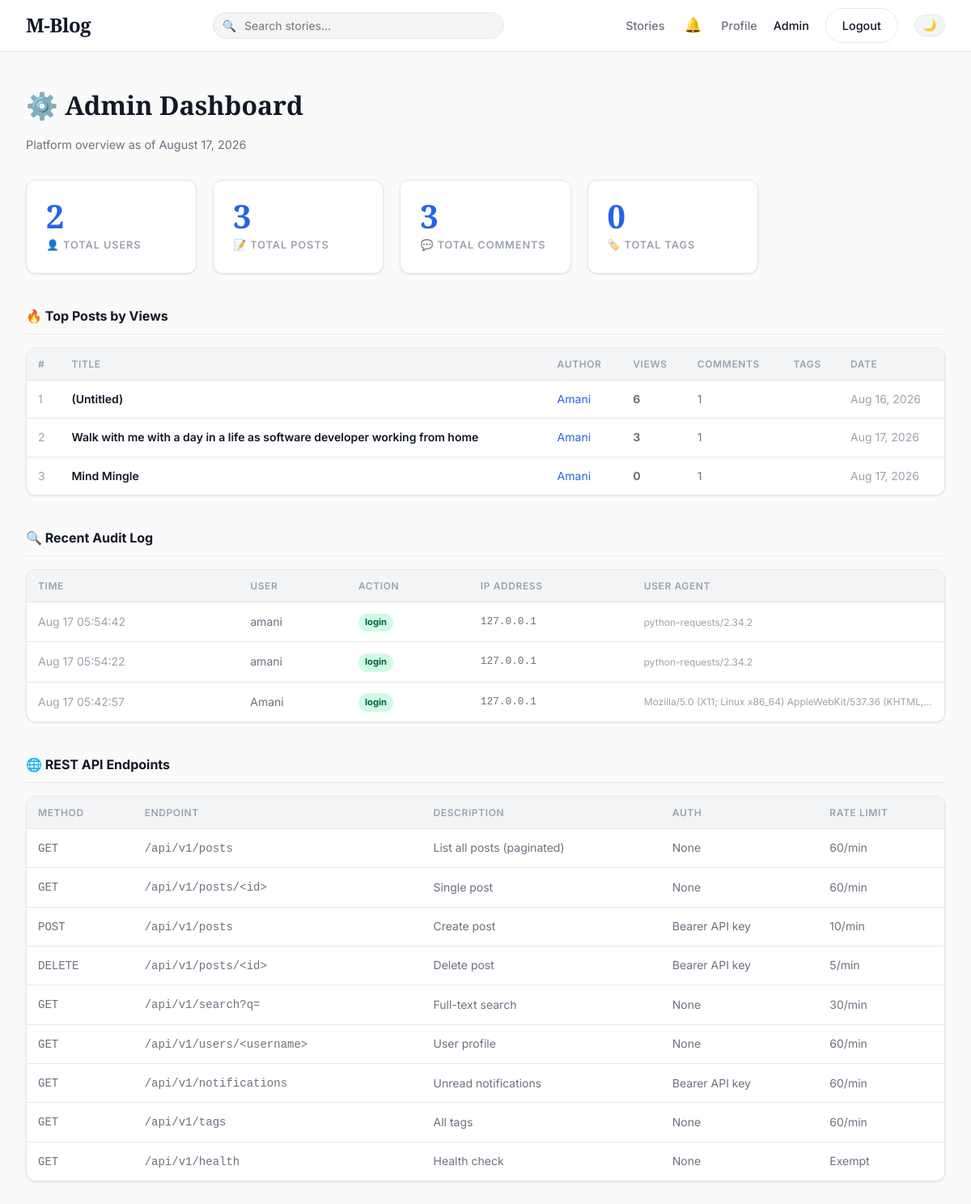
The page /admin (signed in) on the database its author committed.
### app/models.py (models this page shows, shortened)
class Post(db.Model):
    id: so.Mapped[int] = so.mapped_column(primary_key=True)
    title: so.Mapped[Optional[str]] = so.mapped_column(sa.String(140))
    body: so.Mapped[str] = so.mapped_column(sa.Text)
    timestamp: so.Mapped[datetime] = so.mapped_column(
        index=True, default=lambda: datetime.now(timezone.utc)
    )
    user_id: so.Mapped[int] = so.mapped_column(sa.ForeignKey(User.id), index=True)
    view_count: so.Mapped[int] = so.mapped_column(
        sa.Integer, default=0, server_default=sa.text('0')
    )
    author: so.Mapped[User] = so.relationship('User', back_populates='posts')
    tags: so.Mapped[list['Tag']] = so.relationship(
        'Tag', secondary=post_tags, back_populates='posts'
    )
    comments: so.WriteOnlyMapped['Comment'] = so.relationship(
        'Comment', back_populates='post', cascade='all, delete-orphan'
    )
    def comments_count(self):
        query = sa.select(sa.func.count()).select_from(
            self.comments.select().subquery())
        return db.session.scalar(query)

class User(UserMixin, db.Model):
    id: so.Mapped[int] = so.mapped_column(primary_key=True)
    username: so.Mapped[str] = so.mapped_column(sa.String(64), index=True)
    email: so.Mapped[str] = so.mapped_column(sa.String(120), index=True, unique=True)
    password_hash: so.Mapped[Optional[str]] = so.mapped_column(sa.String(256))
    about_me: so.Mapped[Optional[str]] = so.mapped_column(sa.String(140))
    last_seen: so.Mapped[Optional[datetime]] = so.mapped_column(
        default=lambda: datetime.now(timezone.utc)
    )
    is_admin: so.Mapped[bool] = so.mapped_column(
        sa.Boolean, default=False, server_default=sa.text('0')
    )
    is_email_verified: so.Mapped[bool] = so.mapped_column(
        sa.Boolean, default=False, server_default=sa.text('1')
    )
    verification_token: so.Mapped[Optional[str]] = so.mapped_column(sa.String(256))
    api_key: so.Mapped[Optional[str]] = so.mapped_column(
        sa.String(64), unique=True, index=True
    )
    github_id: so.Mapped[Optional[str]] = so.mapped_column(sa.String(64))
    posts: so.WriteOnlyMapped['Post'] = so.relationship(
        'Post', back_populates='author'
    )
    comments: so.WriteOnlyMapped['Comment'] = so.relationship(
        'Comment', back_populates='author'
    )
    notifications: so.WriteOnlyMapped['Notification'] = so.relationship(
        'Notification', back_populates='user'
    )
    following: so.WriteOnlyMapped['User'] = so.relationship(
        'User', secondary=followers,
        primaryjoin=(followers.c.follower_id == id),
        secondaryjoin=(followers.c.followed_id == id),
        back_populates='followers'
    )
    followers: so.WriteOnlyMapped['User'] = so.relationship(
        'User', secondary=followers,
        primaryjoin=(followers.c.followed_id == id),
        secondaryjoin=(followers.c.follower_id == id),
        back_populates='following'
    )

class AuditLog(db.Model):
    id: so.Mapped[int] = so.mapped_column(primary_key=True)
    user_id: so.Mapped[Optional[int]] = so.mapped_column(
        sa.ForeignKey(User.id), nullable=True
    )
    username: so.Mapped[Optional[str]] = so.mapped_column(sa.String(64))
    action: so.Mapped[str] = so.mapped_column(sa.String(100))
    ip_address: so.Mapped[Optional[str]] = so.mapped_column(sa.String(45))
    user_agent: so.Mapped[Optional[str]] = so.mapped_column(sa.String(256))
    timestamp: so.Mapped[datetime] = so.mapped_column(
        index=True, default=lambda: datetime.now(timezone.utc)
    )

### app/routes.py (the view)
@app.route('/admin')
@login_required
@admin_required
def admin():
    stats = {
        'users': db.session.scalar(sa.select(sa.func.count()).select_from(User)),
        'posts': db.session.scalar(sa.select(sa.func.count()).select_from(Post)),
        'comments': db.session.scalar(sa.select(sa.func.count()).select_from(Comment)),
        'tags': db.session.scalar(sa.select(sa.func.count()).select_from(Tag)),
    }
    recent_logs = db.session.scalars(
        sa.select(AuditLog).order_by(AuditLog.timestamp.desc()).limit(20)
    ).all()
    top_posts = db.session.scalars(
        sa.select(Post).order_by(Post.view_count.desc()).limit(5)
    ).all()
    return render_template(
        'admin.html', title='Admin', stats=stats,
        recent_logs=recent_logs, top_posts=top_posts,
        now=datetime.now(timezone.utc),
    )

### app/models.py (called while the page is built)
@login.user_loader
def load_user(id):
    return db.session.get(User, int(id))

### app/routes.py (called while the page is built)
def admin_required(f):
    @wraps(f)
    def decorated(*args, **kwargs):
        if not current_user.is_authenticated or not current_user.is_admin:
            abort(403)
        return f(*args, **kwargs)
    return decorated

@app.before_request
def before_request():
    if current_user.is_authenticated:
        current_user.last_seen = datetime.now(timezone.utc)
        db.session.commit()

### app/templates/admin.html (shortened to what this page needs)
{% extends 'base.html' %}
{% block content %}
<div class="admin-header">
    <h1>⚙️ Admin Dashboard</h1>
    <p style="color:var(--text-secondary);font-size:.9rem;">
        Platform overview as of {{ now.strftime('%B %d, %Y') if now else 'today' }}
    </p>
</div>
<div class="stats-grid">
    <div class="stat-card">
        <div class="stat-card-value">{{ stats.users }}</div>
        <div class="stat-card-label">👤 Total Users</div>
    </div>
    <div class="stat-card">
        <div class="stat-card-value">{{ stats.posts }}</div>
        <div class="stat-card-label">📝 Total Posts</div>
    </div>
    <div class="stat-card">
        <div class="stat-card-value">{{ stats.comments }}</div>
        <div class="stat-card-label">💬 Total Comments</div>
    </div>
    <div class="stat-card">
        <div class="stat-card-value">{{ stats.tags }}</div>
        <div class="stat-card-label">🏷️ Total Tags</div>
    </div>
</div>
<div class="admin-section">
    <div class="admin-section-title">🔥 Top Posts by Views</div>
    <div class="table-wrap">
        <table class="data-table">
            <thead>
                <tr>
                    <th>#</th>
                    <th>Title</th>
                    <th>Author</th>
                    <th>Views</th>
                    <th>Comments</th>
                    <th>Tags</th>
                    <th>Date</th>
                </tr>
            </thead>
            <tbody>
                {% for post in top_posts %}
                <tr>
                    <td style="color:var(--text-muted);">{{ loop.index }}</td>
                    <td>
                        <a href="{{ url_for('post_detail', post_id=post.id) }}"
                           style="font-weight:600;color:var(--text-primary);">
                            {{ post.title or '(Untitled)' | truncate(50) }}
                        </a>
                    </td>
                    <td>
                        <a href="{{ url_for('user', username=post.author.username) }}">
                            {{ post.author.username }}
                        </a>
                    </td>
                    <td><strong>{{ post.view_count }}</strong></td>
                    <td>{{ post.comments_count() }}</td>
                    <td>
                    </td>
                    <td style="color:var(--text-muted);">{{ post.timestamp.strftime('%b %d, %Y') }}</td>
                </tr>
                {% else %}
                <tr><td colspan="7" style="text-align:center;color:var(--text-muted);padding:2rem;">No posts yet.</td></tr>
                {% endfor %}
            </tbody>
        </table>
    </div>
</div>
<div class="admin-section">
    <div class="admin-section-title">🔍 Recent Audit Log</div>
    <div class="table-wrap">
        <table class="data-table">
            <thead>
                <tr>
                    <th>Time</th>
                    <th>User</th>
                    <th>Action</th>
                    <th>IP Address</th>
                    <th>User Agent</th>
                </tr>
            </thead>
            <tbody>
                {% for log in recent_logs %}
                <tr>
                    <td style="color:var(--text-muted);white-space:nowrap;">
                        {{ log.timestamp.strftime('%b %d %H:%M:%S') }}
                    </td>
                    <td>{{ log.username or '—' }}</td>
                    <td>
                        {% set action_class = 'login' if 'login' in log.action and 'failed' not in log.action
                            else 'logout' if 'logout' in log.action
                            else 'register' if 'register' in log.action
                            else 'failed' if 'failed' in log.action
                            else '' %}
                        <span class="action-badge {{ action_class }}">{{ log.action }}</span>
                    </td>
                    <td style="font-family:monospace;font-size:.8rem;">{{ log.ip_address or '—' }}</td>
                    <td style="font-size:.75rem;color:var(--text-muted);max-width:200px;overflow:hidden;text-overflow:ellipsis;white-space:nowrap;"
                        title="{{ log.user_agent }}">{{ log.user_agent or '—' }}</td>
                </tr>
                {% else %}
                <tr><td colspan="5" style="text-align:center;color:var(--text-muted);padding:2rem;">No audit events yet.</td></tr>
                {% endfor %}
            </tbody>
        </table>
    </div>
</div>
<div class="admin-section">
    <div class="admin-section-title">🌐 REST API Endpoints</div>
    <div class="table-wrap">
        <table class="data-table">
            <thead><tr><th>Method</th><th>Endpoint</th><th>Description</th><th>Auth</th><th>Rate Limit</th></tr></thead>
            <tbody>
                <tr><td><code>GET</code></td><td><code>/api/v1/posts</code></td><td>List all posts (paginated)</td><td>None</td><td>60/min</td></tr>
                <tr><td><code>GET</code></td><td><code>/api/v1/posts/&lt;id&gt;</code></td><td>Single post</td><td>None</td><td>60/min</td></tr>
                <tr><td><code>POST</code></td><td><code>/api/v1/posts</code></td><td>Create post</td><td>Bearer API key</td><td>10/min</td></tr>
                <tr><td><code>DELETE</code></td><td><code>/api/v1/posts/&lt;id&gt;</code></td><td>Delete post</td><td>Bearer API key</td><td>5/min</td></tr>
                <tr><td><code>GET</code></td><td><code>/api/v1/search?q=</code></td><td>Full-text search</td><td>None</td><td>30/min</td></tr>
                <tr><td><code>GET</code></td><td><code>/api/v1/users/&lt;username&gt;</code></td><td>User profile</td><td>None</td><td>60/min</td></tr>
                <tr><td><code>GET</code></td><td><code>/api/v1/notifications</code></td><td>Unread notifications</td><td>Bearer API key</td><td>60/min</td></tr>
                <tr><td><code>GET</code></td><td><code>/api/v1/tags</code></td><td>All tags</td><td>None</td><td>60/min</td></tr>
                <tr><td><code>GET</code></td><td><code>/api/v1/health</code></td><td>Health check</td><td>None</td><td>Exempt</td></tr>
            </tbody>
        </table>
    </div>
</div>
{% endblock %}

### app/static/css/style.css (style rules this page uses)
:root { --bg-color: #fafafa; --bg-subtle: #f3f4f6; --text-primary: #111827; --text-secondary: #6b7280; --text-muted: #9ca3af; --border-color: #e5e7eb; --primary: #2563eb; --primary-hover: #1d4ed8; --primary-subtle: #eff6ff; --success: #16a34a; --danger: #dc2626; --card-bg: #ffffff; --card-shadow: 0 1px 3px rgba(0,0,0,.06), 0 1px 2px rgba(0,0,0,.04); --card-shadow-hover: 0 4px 20px rgba(0,0,0,.1); --font-serif: 'Playfair Display', serif; --font-sans: 'Inter', sans-serif; --max-width: 1200px; --radius-sm: 6px; --radius-md: 12px; --radius-lg: 18px; --radius-pill: 999px; --transition: 0.2s ease; --navbar-h: 64px; }
*, *::before, *::after { box-sizing: border-box; margin: 0; padding: 0; }
html { scroll-behavior: smooth; }
body { font-family: var(--font-sans); background-color: var(--bg-color); color: var(--text-primary); line-height: 1.6; -webkit-font-smoothing: antialiased; transition: background-color var(--transition), color var(--transition); padding-top: var(--navbar-h); }
h1, h2, h3, h4, h5, h6 { font-family: var(--font-serif); font-weight: 700; color: var(--text-primary); margin-bottom: .75rem; }
a { color: var(--primary); text-decoration: none; transition: color var(--transition); }
.admin-header { margin-bottom: 2rem; }
.admin-header h1 { font-size: 2rem; }
.stats-grid { display: grid; grid-template-columns: repeat(auto-fill, minmax(200px, 1fr)); gap: 1.25rem; margin-bottom: 2.5rem; }
.stat-card { background: var(--card-bg); border: 1px solid var(--border-color); border-radius: var(--radius-md); padding: 1.5rem; box-shadow: var(--card-shadow); transition: box-shadow var(--transition), transform var(--transition); }
.stat-card-value { font-size: 2.5rem; font-family: var(--font-serif); font-weight: 700; color: var(--primary); line-height: 1; margin-bottom: .35rem; }
.stat-card-label { font-size: .8rem; text-transform: uppercase; letter-spacing: .07em; color: var(--text-muted); font-weight: 600; }
.admin-section { margin-bottom: 2.5rem; }
.admin-section-title { font-size: 1rem; font-family: var(--font-sans); font-weight: 700; color: var(--text-primary); margin-bottom: 1rem; padding-bottom: .5rem; border-bottom: 1px solid var(--border-color); }
.data-table { width: 100%; border-collapse: collapse; font-size: .875rem; }
.data-table th { text-align: left; padding: .625rem .875rem; background: var(--bg-subtle); color: var(--text-muted); font-size: .75rem; text-transform: uppercase; letter-spacing: .05em; font-weight: 600; border-bottom: 1px solid var(--border-color); }
.data-table td { padding: .75rem .875rem; border-bottom: 1px solid var(--border-color); color: var(--text-secondary); vertical-align: middle; }
.data-table tr:last-child td { border-bottom: none; }
.table-wrap { background: var(--card-bg); border: 1px solid var(--border-color); border-radius: var(--radius-md); overflow: hidden; box-shadow: var(--card-shadow); }
.action-badge { display: inline-block; padding: .15rem .5rem; border-radius: var(--radius-pill); font-size: .7rem; font-weight: 700; }
.action-badge.login { background: #d1fae5; color: #065f46; }

### rows shown on the page
Post: title "(Untitled)", author.username "Amani", view_count "6", comments_count "1", timestamp "Aug 16, 2026"
Post: title "Walk with me with a day in a life as software developer working from home", author.username "Amani", view_count "3", comments_count "1", timestamp "Aug 17, 2026"
Post: title "Mind Mingle", author.username "Amani", view_count "0", comments_count "1", timestamp "Aug 17, 2026"
AuditLog: timestamp "Aug 17 05:54:42", username "amani", action "login", ip_address "127.0.0.1", user_agent "python-requests/2.34.2"
AuditLog: timestamp "Aug 17 05:54:22", username "amani", action "login", ip_address "127.0.0.1", user_agent "python-requests/2.34.2"
AuditLog: timestamp "Aug 17 05:42:57", username "Amani", action "login", ip_address "127.0.0.1", user_agent "Mozilla/5.0 (X11; Linux x86_64) AppleWebKit/537.36 (KHTML,…"

### other values the page prints
{{ now.strftime('%B %d, %Y') if now else 'today' }} "August 17, 2026"
{{ stats.users }} "2"
{{ stats.posts }} "3"
{{ stats.comments }} "3"
{{ stats.tags }} "0"
